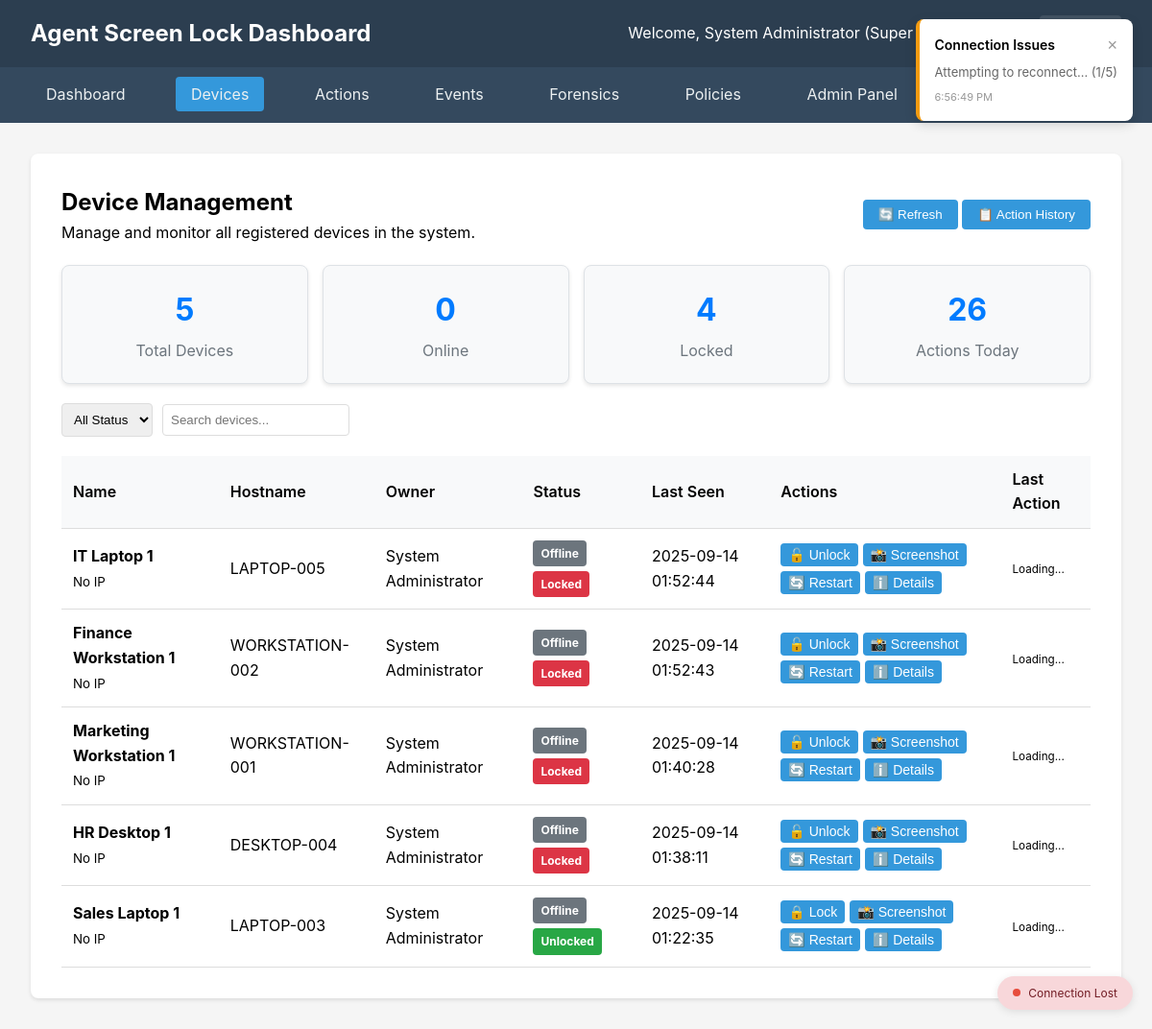
/devices/ (signed in), run on the app's committed database.
### authentication/models.py (models this page shows, shortened)
class User(AbstractUser):
    ROLE_CHOICES = [
        ('superadmin', _('Super Administrator')),
        ('security', _('Security Officer')),
        ('it_admin', _('IT Administrator')),
        ('auditor', _('Auditor')),
        ('unlock_user', _('Unlock User')),  # For agent unlock functionality
    ]
    role = models.CharField(
        max_length=20,
        choices=ROLE_CHOICES,
        default='unlock_user',
        help_text=_('User role for access control')
    )
    full_name = models.CharField(
        max_length=255,
        blank=True,
        help_text=_('Full name of the user')
    )
    phone_number = models.CharField(
        max_length=20,
        blank=True,
        help_text=_('Phone number for contact')
    )
    is_agent_user = models.BooleanField(
        default=False,
        help_text=_('Whether this user can be used for agent unlock')
    )
    created_at = models.DateTimeField(auto_now_add=True)
    updated_at = models.DateTimeField(auto_now=True)
    last_activity = models.DateTimeField(null=True, blank=True)
    class Meta:
        db_table = 'users'
        verbose_name = _('User')
        verbose_name_plural = _('Users')

### devices/models.py (models this page shows, shortened)
class Device(models.Model):
    STATUS_CHOICES = [
        ('online', _('Online')),
        ('offline', _('Offline')),
        ('locked', _('Locked')),
        ('unlocked', _('Unlocked')),
        ('error', _('Error')),
    ]
    device_id = models.UUIDField(
        default=uuid.uuid4,
        unique=True,
        editable=False,
        help_text=_('Unique device identifier')
    )
    name = models.CharField(
        max_length=255,
        help_text=_('Device/PC name')
    )
    hostname = models.CharField(
        max_length=255,
        help_text=_('System hostname')
    )
    owner_user = models.ForeignKey(
        User,
        on_delete=models.SET_NULL,
        null=True,
        blank=True,
        related_name='owned_devices',
        help_text=_('Device owner/user')
    )
    ip_address = models.GenericIPAddressField(
        null=True,
        blank=True,
        help_text=_('Current IP address')
    )
    mac_address = models.CharField(
        max_length=17,
        blank=True,
        help_text=_('MAC address')
    )
    os_version = models.CharField(
        max_length=255,
        help_text=_('Operating system version')
    )
    agent_version = models.CharField(
        max_length=50,
        blank=True,
        help_text=_('Agent software version')
    )
    status = models.CharField(
        max_length=20,
        choices=STATUS_CHOICES,
        default='offline',
        help_text=_('Current device status')
    )
    is_locked = models.BooleanField(
        default=False,
        help_text=_('Whether the device is currently locked')
    )
    last_seen = models.DateTimeField(
        null=True,
        blank=True,
        help_text=_('Last heartbeat received')
    )
    registered_at = models.DateTimeField(
        auto_now_add=True,
        help_text=_('Device registration time')
    )
    last_lock_time = models.DateTimeField(
        null=True,
        blank=True,
        help_text=_('Last time device was locked')
    )
    last_unlock_time = models.DateTimeField(
        null=True,
        blank=True,
        help_text=_('Last time device was unlocked')
    )
    hardware_info = models.JSONField(
        default=dict,
        blank=True,
        help_text=_('Hardware information (CPU, RAM, etc.)')
    )
    location = models.CharField(
        max_length=255,
        blank=True,
        help_text=_('Physical location of device')
    )
    department = models.CharField(
        max_length=100,
        blank=True,
        help_text=_('Department or division')
    )
    is_active = models.BooleanField(
        default=True,
        help_text=_('Whether device is active')
    )
    class Meta:
        db_table = 'devices'
        verbose_name = _('Device')
        verbose_name_plural = _('Devices')
        ordering = ['-last_seen', 'name']
    @property
    def is_online(self):
        if not self.last_seen:
            return False
        from django.utils import timezone
        from datetime import timedelta
        return timezone.now() - self.last_seen < timedelta(minutes=5)

### dashboard/views.py (the view)
# urls.py: path('devices/', views.devices_dashboard, name='devices'),
@login_required
def devices_dashboard(request):
    from datetime import timedelta
    from django.utils import timezone
    from devices.models import DeviceAction
    devices = Device.objects.all().order_by('-last_seen')
    online_cutoff = timezone.now() - timedelta(minutes=5)
    online_count = devices.filter(last_seen__gte=online_cutoff).count()
    locked_count = devices.filter(is_locked=True).count()
    today = timezone.now().date()
    actions_today = DeviceAction.objects.filter(
        created_at__date=today
    ).count()
    context = {
        'devices': devices,
        'online_count': online_count,
        'locked_count': locked_count,
        'actions_today': actions_today,
        'page_title': 'Device Management',
    }
    return render(request, 'dashboard/devices.html', context)

### dashboard/templates/dashboard/devices.html (shortened to what this page needs)
{% extends 'dashboard/base.html' %}
{% block content %}
<div class="content-card">
    <div style="display: flex; justify-content: space-between; align-items: center; margin-bottom: 20px;">
        <div>
            <h2>Device Management</h2>
            <p>Manage and monitor all registered devices in the system.</p>
        </div>
        <div>
            <button class="btn btn-primary" onclick="refreshDevices()" id="refreshBtn">
                🔄 Refresh
            </button>
            <button class="btn btn-secondary" onclick="toggleActionHistory()">
                📋 Action History
            </button>
        </div>
    </div>
    <div class="stats-grid" style="margin-bottom: 20px;">
        <div class="stat-card">
            <h3 id="totalDevices">{{ devices.count }}</h3>
            <p>Total Devices</p>
        </div>
        <div class="stat-card">
            <h3 id="onlineDevices">{{ online_count }}</h3>
            <p>Online</p>
        </div>
        <div class="stat-card">
            <h3 id="lockedDevices">{{ locked_count }}</h3>
            <p>Locked</p>
        </div>
        <div class="stat-card">
            <h3 id="actionsToday">{{ actions_today }}</h3>
            <p>Actions Today</p>
        </div>
    </div>
    <div class="filter-bar" style="margin-bottom: 20px;">
        <select id="statusFilter" onchange="filterDevices()">
            <option value="">All Status</option>
        </select>
        <input type="text" id="searchInput" placeholder="Search devices..." onkeyup="filterDevices()">
    </div>
    <table class="table" id="devicesTable">
        <thead>
            <tr>
                <th>Name</th>
                <th>Hostname</th>
                <th>Owner</th>
                <th>Status</th>
                <th>Last Seen</th>
                <th>Actions</th>
                <th>Last Action</th>
            </tr>
        </thead>
        <tbody>
            {% for device in devices %}
            <tr data-device-id="{{ device.device_id }}" class="device-row">
                <td>
                    <strong>{{ device.name }}</strong>
                    <br><small>{{ device.ip_address|default:"No IP" }}</small>
                </td>
                <td>{{ device.hostname }}</td>
                <td>
                    {% if device.owner_user %}
                    {{ device.owner_user.full_name|default:device.owner_user.username }}
                    {% else %}
                    Unassigned
                    {% endif %}
                </td>
                <td>
                    <div class="status-badges">
                        {% if device.is_online %}
                        <span class="badge online">Online</span>
                        {% else %}
                        <span class="badge offline">Offline</span>
                        {% endif %}
                        {% if device.is_locked %}
                        <span class="badge locked">Locked</span>
                        {% else %}
                        <span class="badge unlocked">Unlocked</span>
                        {% endif %}
                    </div>
                </td>
                <td>{{ device.last_seen|date:"Y-m-d H:i:s"|default:"Never" }}</td>
                <td>
                    <div class="action-buttons">
                        {% if device.is_locked %}
                        <button class="btn btn-success btn-sm"
                            onclick="deviceAction('{{ device.device_id }}', 'unlock')" title="Unlock Device">
                            🔓 Unlock
                        </button>
                        {% else %}
                        <button class="btn btn-warning btn-sm" onclick="deviceAction('{{ device.device_id }}', 'lock')"
                            title="Lock Device">
                            🔒 Lock
                        </button>
                        {% endif %}
                        <button class="btn btn-info btn-sm"
                            onclick="deviceAction('{{ device.device_id }}', 'screenshot')" title="Take Screenshot">
                            📸 Screenshot
                        </button>
                        {% if user.role in 'superadmin,it_admin' %}
                        <button class="btn btn-danger btn-sm"
                            onclick="deviceAction('{{ device.device_id }}', 'restart')" title="Restart Device">
                            🔄 Restart
                        </button>
                        {% endif %}
                        <button class="btn btn-secondary btn-sm" onclick="showDeviceDetails('{{ device.device_id }}')"
                            title="View Details">
                            ℹ️ Details
                        </button>
                    </div>
                </td>
                <td>
                    <div id="lastAction-{{ device.device_id }}" class="last-action">
                        <small class="text-muted">Loading...</small>
                    </div>
                </td>
            </tr>
            {% empty %}
            <tr>
                <td colspan="7">No devices registered</td>
            </tr>
            {% endfor %}
        </tbody>
    </table>
</div>
{% endblock %}

### dashboard/templates/dashboard/base.html (shortened to what this page needs)
<!DOCTYPE html>
<html lang="en">
<head>
</head>
<body>
    <div class="header">
        <h1>Agent Screen Lock Dashboard</h1>
        <div>
            Welcome, {{ user.full_name|default:user.username }} ({{ user.get_role_display }})
            <a href="{% url 'logout' %}"
                style="margin-left: 1rem; color: #ecf0f1; text-decoration: none; padding: 0.5rem 1rem; background: rgba(255,255,255,0.1); border-radius: 4px;">Logout</a>
        </div>
    </div>
    <nav class="nav">
        <a href="{% url 'dashboard:dashboard' %}" >Dashboard</a>
        <a href="{% url 'dashboard:devices' %}" {% if request.resolver_match.url_name == 'devices' %} class="active"
            {%endif %}>Devices</a>
        <a href="{% url 'dashboard:actions' %}" >Actions</a>
        <a href="{% url 'dashboard:events' %}" {% if request.resolver_match.url_name == 'events' %} class="active" {%endif%}>Events</a>
        <a href="{% url 'dashboard:forensics' %}" >Forensics</a>
        <a href="{% url 'dashboard:policies' %}" >Policies</a>
        {% if user.is_superuser %}
        <a href="/admin/">Admin Panel</a>
        {% endif %}
    </nav>
    <div class="container">
        {% block content %}
        {% endblock %}
    </div>
    <div id="notification-center" class="notification-center"></div>
    <div id="connection-status" class="connection-status connecting">
    </div>
</body>
</html>

### dashboard/templates/dashboard/base.html (style rules this page uses)
* { margin: 0; padding: 0; box-sizing: border-box; }
body { font-family: -apple-system, BlinkMacSystemFont, 'Segoe UI', Roboto, sans-serif; background: #f5f5f5; line-height: 1.6; }
.header { background: #2c3e50; color: white; padding: 1rem 2rem; display: flex; justify-content: space-between; align-items: center; }
.header h1 { font-size: 1.5rem; }
.nav { background: #34495e; padding: 1rem 2rem; }
.nav a { color: #ecf0f1; text-decoration: none; margin-right: 2rem; padding: 0.5rem 1rem; border-radius: 4px; transition: background 0.3s; }
.nav a:hover, .nav a.active { background: #3498db; }
.container { max-width: 1200px; margin: 2rem auto; padding: 0 2rem; }
.stats-grid { display: grid; grid-template-columns: repeat(auto-fit, minmax(250px, 1fr)); gap: 1rem; margin-bottom: 2rem; }
.stat-card { background: white; padding: 1.5rem; border-radius: 8px; box-shadow: 0 2px 4px rgba(0, 0, 0, 0.1); border-left: 4px solid #3498db; }
.stat-card h3 { color: #2c3e50; margin-bottom: 0.5rem; }
.content-card { background: white; padding: 2rem; border-radius: 8px; box-shadow: 0 2px 4px rgba(0, 0, 0, 0.1); margin-bottom: 2rem; }
.table { width: 100%; border-collapse: collapse; margin-top: 1rem; }
.table th, .table td { padding: 0.75rem; text-align: left; border-bottom: 1px solid #ddd; }
.table th { background: #f8f9fa; font-weight: 600; }
.badge { padding: 0.25rem 0.5rem; border-radius: 4px; font-size: 0.875rem; font-weight: 500; }
.badge.offline { background: #f8d7da; color: #721c24; }
.badge.locked { background: #fff3cd; color: #856404; }
.btn { background: #3498db; color: white; padding: 0.5rem 1rem; border: none; border-radius: 4px; cursor: pointer; text-decoration: none; display: inline-block; }
.notification-center { position: fixed; top: 20px; right: 20px; z-index: 10000; max-width: 400px; }
.connection-status { position: fixed; bottom: 20px; right: 20px; background: white; padding: 8px 16px; border-radius: 20px; box-shadow: 0 2px 8px rgba(0, 0, 0, 0.1); font-size: 12px; display: flex; align-items: center; gap: 8px; z-index: 9999; }
.connection-status.disconnected { background: #f8d7da; color: #721c24; }

### dashboard/templates/dashboard/devices.html (style rules this page uses)
.stats-grid { display: grid; grid-template-columns: repeat(auto-fit, minmax(200px, 1fr)); gap: 15px; }
.stat-card { background: #f8f9fa; padding: 20px; border-radius: 8px; text-align: center; border: 1px solid #dee2e6; }
.stat-card h3 { margin: 0 0 5px 0; font-size: 2em; color: #007bff; }
.stat-card p { margin: 0; color: #6c757d; }
.filter-bar { display: flex; gap: 10px; align-items: center; }
.filter-bar select, .filter-bar input { padding: 8px; border: 1px solid #ddd; border-radius: 4px; }
.action-buttons { display: flex; gap: 5px; flex-wrap: wrap; }
.btn-sm { padding: 4px 8px; font-size: 0.875em; }
.status-badges { display: flex; gap: 5px; flex-wrap: wrap; }
.badge { padding: 4px 8px; border-radius: 4px; font-size: 0.75em; font-weight: bold; }
.badge.offline { background: #6c757d; color: white; }
.badge.locked { background: #dc3545; color: white; }
.badge.unlocked { background: #28a745; color: white; }
.last-action { font-size: 0.875em; }

### data on the page
User: full_name "System Administrator", role "Super…"
Device: name "IT Laptop 1", ip_address "No IP", hostname "LAPTOP-005", owner_user.full_name "System Administrator", shows "Offline", is_locked "Locked", last_seen "2025-09-14 01:52:44"
Device: name "Finance Workstation 1", ip_address "No IP", hostname "WORKSTATION-002", owner_user.full_name "System Administrator", shows "Offline", is_locked "Locked", last_seen "2025-09-14 01:52:43"
Device: name "Marketing Workstation 1", ip_address "No IP", hostname "WORKSTATION-001", owner_user.full_name "System Administrator", shows "Offline", is_locked "Locked", last_seen "2025-09-14 01:40:28"
Device: name "HR Desktop 1", ip_address "No IP", hostname "DESKTOP-004", owner_user.full_name "System Administrator", shows "Offline", is_locked "Locked", last_seen "2025-09-14 01:38:11"
Device: name "Sales Laptop 1", ip_address "No IP", hostname "LAPTOP-003", owner_user.full_name "System Administrator", shows "Offline", is_locked "Unlocked", last_seen "2025-09-14 01:22:35"

### other printed values
{{ devices.count }} "5"
{{ online_count }} "0"
{{ locked_count }} "4"
{{ actions_today }} "26"
